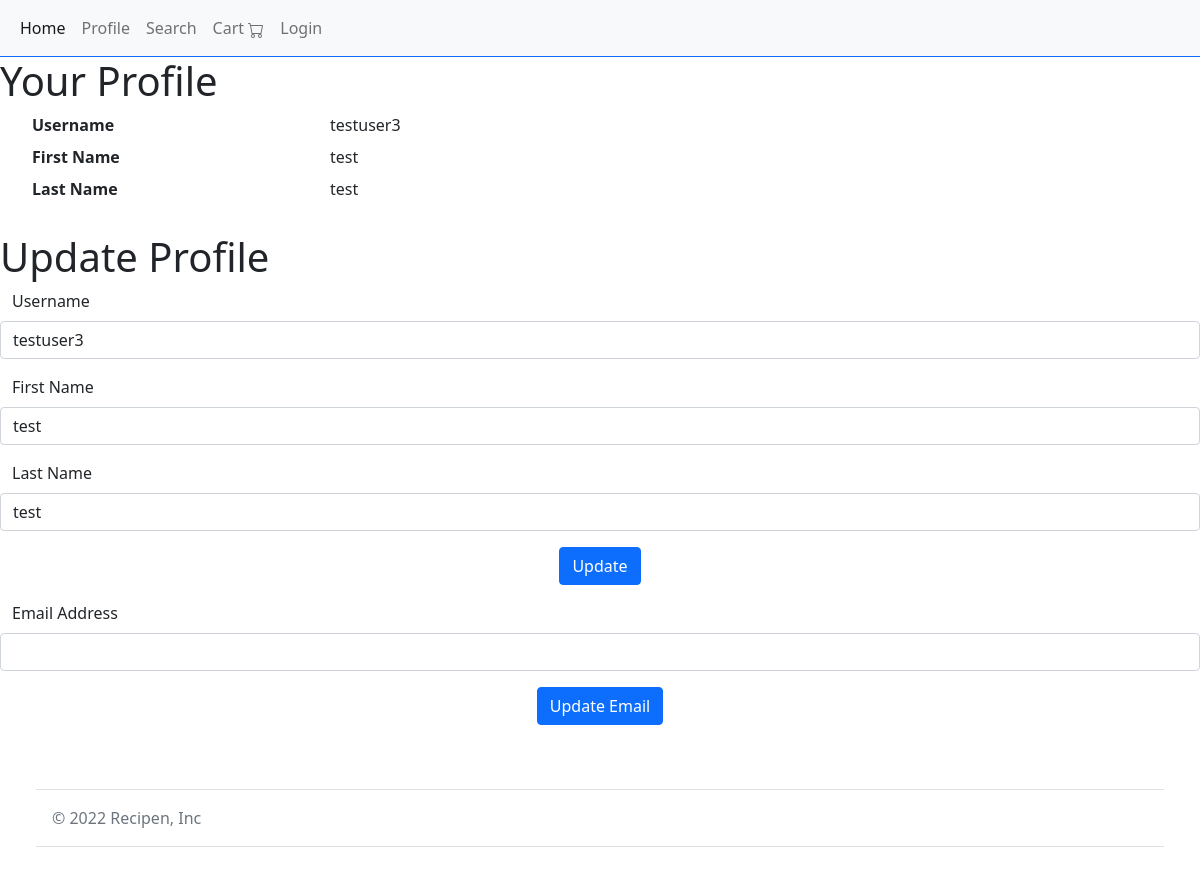
/pages/profile.php (signed in), run on the app's committed database.
### tables this page shows
CREATE TABLE `user` (
  `userID` int(11) NOT NULL,
  `username` varchar(255) NOT NULL,
  `firstName` varchar(255) NOT NULL,
  `lastName` varchar(255) NOT NULL,
  `password` varchar(255) NOT NULL
);

### db-controller.php (called while the page is built, shortened)
<?php
function getUser($userID) {
  global $db;
  $query = "SELECT * FROM user WHERE userID=$userID";
  $statement = $db->prepare($query);
  $statement->execute();
  $result = $statement->fetch();
  return $result;
}
 ?>

### pages/profile.php (the view, shortened to what this page needs)
<?php
require("../connect-db.php");
require("../db-controller.php");
$userID = $_SESSION['uid'];
$user = getUser($userID);
?>
<!DOCTYPE html>
<html>
    <head>
        <link href="https://cdn.jsdelivr.net/npm/bootstrap@5.1.1/dist/css/bootstrap.min.css" rel="stylesheet">
    </head>
    <?php include('../templates/header.php') ?>
    <body>
    <table class="" style="width:70%">
              <h1>Your Profile</h1>
              <ul>
                <dl class="row ml-2 pl-2">
                <dt class="col-sm-3 ml-2 pl-2">  <i class="bi bi-file-person"></i> Username</dt>
                <dd class="col-sm-9 ml-2 pl-2"><?php echo $user['username']?> </dd>
                <dt class="col-sm-3 ml-2 pl-2"> <i class="bi bi-envelope-fill"></i> First Name</dt>
                <dd class="col-sm-9 ml-2 pl-2"><?php echo $user['firstName']?> </dd>
                <dt class="col-sm-3 ml-2 pl-2"> <i class="bi bi-envelope-fill"></i> Last Name</dt>
                <dd class="col-sm-9 ml-2 pl-2"><?php echo $user['lastName']?> </dd>
               </dl>
            </ul>
            <div class="row justify-content-center">
            <h1>Update Profile</h1>
                <form name = update action="profile.php" method="post">
                    <div class="row mb-3 mx-3">
                        <label for="name" class="form-label">Username</label>
                        <input type="text" class="form-control" id="username" name="username" value="<?php if ($user!=null) echo $user['username'] ?>" required/>
                    </div>
                    <div class="row mb-3 mx-3">
                        <label for="major" class="form-label">First Name</label>
                        <input type="text" class="form-control" id="firstname" name="firstname" value="<?php if ($user!=null) echo $user['firstName'] ?>" required/>
                    </div>
                    <div class="row mb-3 mx-3">
                        <label for="major" class="form-label">Last Name</label>
                        <input type="text" class="form-control" id="lastname" name="lastname" value="<?php if ($user!=null) echo $user['lastName'] ?>" required/>
                    </div>
                    <div class="text-center mb-3 mx-3">
                    <input type="submit" value="Update" name="update" class="btn btn-primary" title="Update user profile" />
                    </div>
                </form>
                <form name = email_update action="profile.php" method="post">
                  <div class="row mb-3 mx-3">
                      <label class="form-label" for="email">Email Address</label>
                      <input type="email" name="email" id="email" class="form-control" required/>
                </div>
                <div class="text-center mb-3 mx-3">
                    <input type="submit" value="Update Email" name="email_update" class="btn btn-primary" title="Update user email" />
                    </div>
                  </form>
                    </div>
    </body>
</html>

### data on the page
user: username "testuser3", firstName "test", lastName "test", firstname "test", lastname "test"
